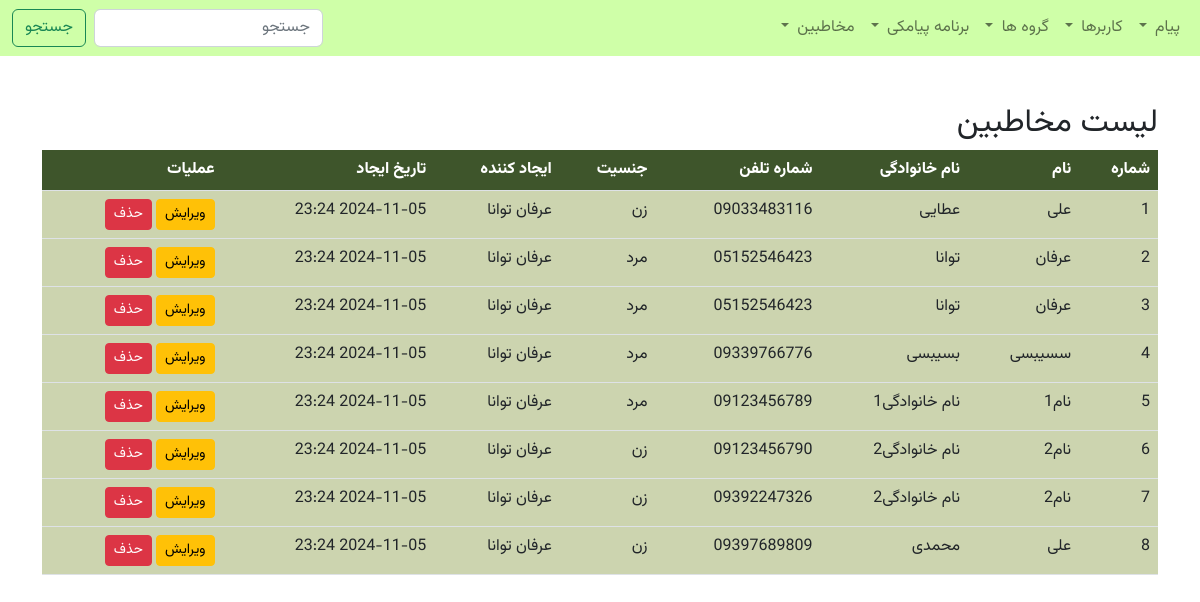
Screenshot of /contacts/contact_list/ (signed in) with the database file from the repository.
### contacts/models.py (models this page shows, shortened)
class Contact(models.Model):
    GENDER_CHOICES = [
        ('مرد', 'مرد'),
        ('زن', 'زن'),
    ]
    first_name = models.CharField(max_length=150, verbose_name="نام")
    last_name = models.CharField(max_length=150, verbose_name="نام خانوادگی")
    phone_number = models.CharField(max_length=15, verbose_name="شماره تلفن همراه")
    gender = models.CharField(max_length=6, choices=GENDER_CHOICES, verbose_name="جنسیت")
    created_by = models.ForeignKey(User, on_delete=models.CASCADE, verbose_name="کاربر ایجاد کننده")
    groups = models.ManyToManyField(Group, verbose_name="گروه‌ها", related_name="contacts")
    organization = models.ForeignKey(Organization, on_delete=models.CASCADE, verbose_name="سازمان",
                                     related_name="contacts")
    created_at = models.DateTimeField(default=timezone.now, verbose_name="تاریخ ایجاد")
    class Meta:
        verbose_name = 'مخاطب'
        verbose_name_plural = 'مخاطبین'

### accounts/models.py (models this page shows, shortened)
class User(AbstractBaseUser, PermissionsMixin):
    phone_number = models.CharField(max_length=15, unique=True, default='', verbose_name="phone number")
    username = None  # Remove the username field as it's not needed
    email = None  # Remove the email field as it's not used
    id = models.UUIDField(primary_key=True, default=uuid.uuid4, editable=False)
    first_name = models.CharField("first name", max_length=150, blank=True)  # User's first name
    last_name = models.CharField("last name", max_length=150, blank=True)  # User's last name
    gender = models.CharField(max_length=10, default='مرد', choices=[('مرد', 'مرد'), ('زن', 'زن')], blank=True,
                              verbose_name="جنسیت")  # Gender field
    is_staff = models.BooleanField("staff status", default=False,
                                   help_text="Designates whether the user can log into this admin site.")
    is_active = models.BooleanField("active", default=True,
                                    help_text="Designates whether this user should be treated as active.")
    date_joined = models.DateTimeField("date joined", default=timezone.now)
    organization = models.ForeignKey('organizations.Organization', on_delete=models.SET_NULL, null=True, blank=True,
                                     verbose_name="سازمان")
    groups = models.ManyToManyField("organizations.Group", verbose_name="گروه‌ها", related_name="users",
                                    blank=True)  # ارتباط با گروه‌ها
    USERNAME_FIELD = 'phone_number'  # Set phone_number as the unique identifier for authentication
    objects = CustomUserManager()  # Assign the custom user manager
    class Meta:
        verbose_name = 'کاربر'
        verbose_name_plural = 'کاربرها'

### contacts/views.py (the view, shortened to what this page needs)
# urls.py: path('contact_list/', ContactListView.as_view(), name='contact_list'),
class ContactListView(View):
    def get(self, request):
        if not request.user.is_authenticated:
            return redirect('login')  # کاربر باید وارد شود
        search_query = request.GET.get('search', '')
        contacts = Contact.objects.filter(organization=request.user.organization)
        return render(request, 'contacts/contact_list.html', {'contacts': contacts, 'search_query': search_query})

### contacts/templates/contacts/contact_list.html (shortened to what this page needs)
{% extends 'base.html' %}
{% load static %}
{% block content %}
    <div class="container mt-5">
        <h2>لیست مخاطبین</h2>
        <table class="table" style="border-collapse: collapse; width: 100%;">
            <thead>
            <tr style="background-color: #3e552b; color: white;">
                <th>شماره</th>
                <th>نام</th>
                <th>نام خانوادگی</th>
                <th>شماره تلفن</th>
                <th>جنسیت</th>
                <th>ایجاد کننده</th>
                <th>تاریخ ایجاد</th>
                <th>عملیات</th>
            </tr>
            </thead>
            <tbody>
            {% for contact in contacts %}
                <tr style="background-color: #ccd4af;">
                    <td>{{ forloop.counter }}</td>
                    <td>{{ contact.first_name }}</td>
                    <td>{{ contact.last_name }}</td>
                    <td>{{ contact.phone_number }}</td>
                    <td>{{ contact.gender }}</td>
                    <td>{{ contact.created_by.first_name }} {{ contact.created_by.last_name }}</td>
                    <td>{{ contact.created_at|date:"Y-m-d H:i" }}</td>
                    <td>
                        <a href="{% url 'edit_contact' contact.id %}" class="btn btn-sm btn-warning">ویرایش</a>
                        <button class="btn btn-sm btn-danger" onclick="confirmDelete({{ contact.id }})">حذف</button>
                    </td>
                </tr>
            {% empty %}
                <tr>
                    <td colspan="8" class="text-center">مخاطبی یافت نشد.</td>
                </tr>
            {% endfor %}
            </tbody>
        </table>
    </div>
{% endblock %}

### static/css/style.css (style rules this page uses)
body { margin: 0; font-family: vazir, sans-serif; }

### rows the page displays
Contact: first_name "علی", last_name "عطایی", phone_number "09033483116", gender "زن", created_by.first_name "عرفان", created_by.last_name "توانا", created_at "2024-11-05 23:24"
Contact: first_name "عرفان", last_name "توانا", phone_number "05152546423", gender "مرد", created_by.first_name "عرفان", created_by.last_name "توانا", created_at "2024-11-05 23:24"
Contact: first_name "عرفان", last_name "توانا", phone_number "05152546423", gender "مرد", created_by.first_name "عرفان", created_by.last_name "توانا", created_at "2024-11-05 23:24"
Contact: first_name "سسیبسی", last_name "بسیبسی", phone_number "09339766776", gender "مرد", created_by.first_name "عرفان", created_by.last_name "توانا", created_at "2024-11-05 23:24"
Contact: first_name "نام1", last_name "نام خانوادگی1", phone_number "09123456789", gender "مرد", created_by.first_name "عرفان", created_by.last_name "توانا", created_at "2024-11-05 23:24"
Contact: first_name "نام2", last_name "نام خانوادگی2", phone_number "09123456790", gender "زن", created_by.first_name "عرفان", created_by.last_name "توانا", created_at "2024-11-05 23:24"
Contact: first_name "نام2", last_name "نام خانوادگی2", phone_number "09392247326", gender "زن", created_by.first_name "عرفان", created_by.last_name "توانا", created_at "2024-11-05 23:24"
Contact: first_name "علی", last_name "محمدی", phone_number "09397689809", gender "زن", created_by.first_name "عرفان", created_by.last_name "توانا", created_at "2024-11-05 23:24"
